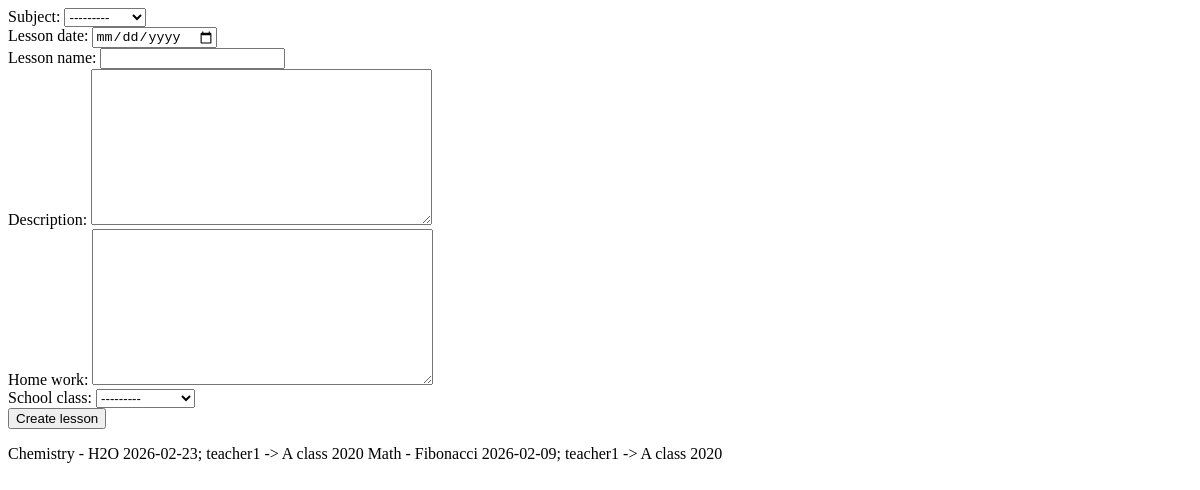
The app's page /teacher/lessons (signed in), older data.
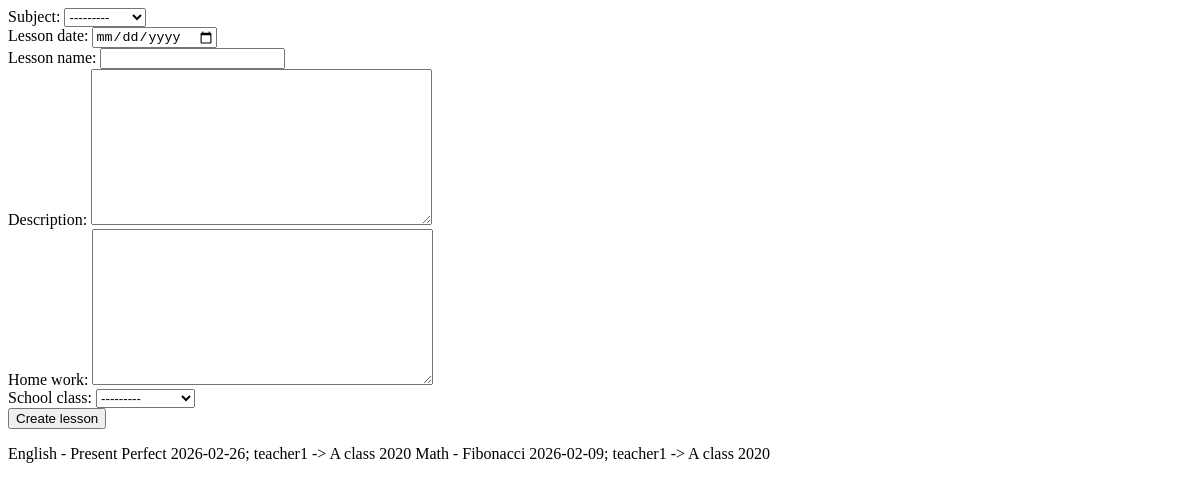
The same page, newer data.
### common/models.py (models this page shows, shortened)
class Lesson(models.Model):
    subject = models.ForeignKey('Subject', on_delete=models.CASCADE)
    teacher = models.ForeignKey('auth.User', on_delete=models.CASCADE)
    lesson_date = models.DateField()
    lesson_name = models.CharField(max_length=200)
    description = models.TextField()
    home_work = models.TextField()
    school_class = models.ForeignKey('SchoolClass', on_delete=models.CASCADE)
    def __str__(self):
        return f"{self.subject} - {self.lesson_name} {self.lesson_date}; {self.teacher} -> {self.school_class}"

class Subject(models.Model):
    name = models.CharField(max_length=200)
    def __str__(self):
        return self.name

class SchoolClass(models.Model):
    start_year = models.IntegerField()
    letter = models.CharField(max_length=1)
    def __str__(self):
        return f"{self.letter} class {self.start_year}"

### teacher/views.py (the view)
# urls.py: path("lessons", views.teacher_lessons, name='teacher_lessons'),
def teacher_lessons(request):
    if request.method == "POST":
        create_lesson_form = LessonForm(request.POST)
        create_lesson_form.is_valid()
        lesson = Lesson(teacher=request.user, **create_lesson_form.cleaned_data)
        lesson.save()
    create_lesson_form = LessonForm()
    teacher_lessons_data = Lesson.objects.filter(teacher=request.user).all()
    return render(request, 'teacher_lessons.html', context={'form': create_lesson_form, 'teacher_lessons': teacher_lessons_data})

### common/Forms.py
class LessonForm(ModelForm):
    class Meta:
        model = Lesson
        exclude = ['teacher']
        widgets = {
            'lesson_date': DataInput_custom(attrs={'class': 'form-control'})
        }

### templates/teacher_lessons.html (shortened to what this page needs)
<html>
<form action="/teacher/lessons" method="post">
{{ form }}
<input type="submit" value="Create lesson">
</form>
{% for one_lesson in teacher_lessons %}
{{ one_lesson }}
{% endfor %}
</html>

Row changes from the older to the newer data that the page shows:
removed Lesson: subject+lesson_name+lesson_date "Chemistry - H2O 2026-02-23; teacher1 -> A class 2020"
added Lesson: subject+lesson_name+lesson_date "English - Present Perfect 2026-02-26; teacher1 -> A class 2020"
